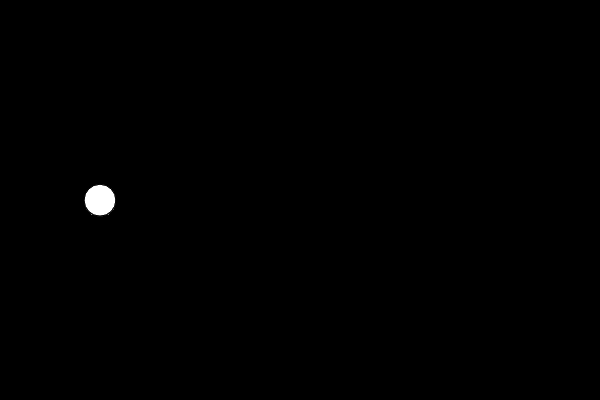
Frame 1 (no input)
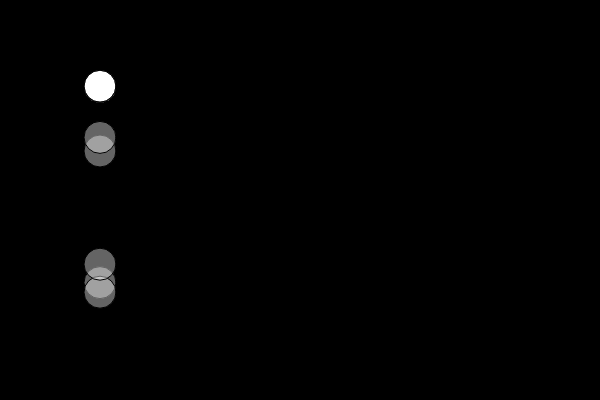
Frame 60 (no input)
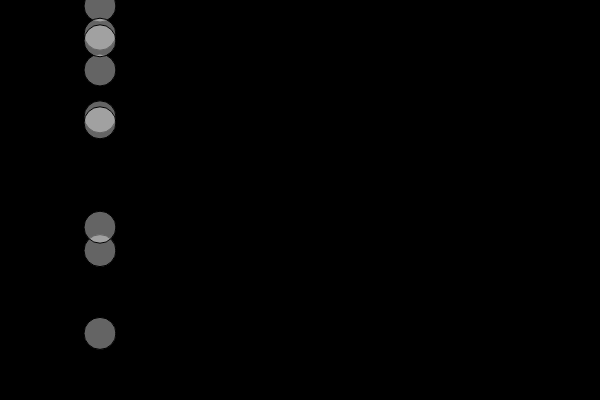
Frame 120 (the mouse pressed at the canvas centre since frame 60)

The p5.js sketch that drew these frames (run headless with seeded random() and noise() and a simulated clock; from frame 60 on, the mouse is pressed at the canvas centre):

// p5.js sketch
// ── sketch.js
var p = [];
var plength = 3;
var l = 100;
var birds = [];
var tempb = [];
var end = false;
var speed = 5;

function setup() {
  createCanvas(600, 400);
  for (var i=0; i<plength; i++) {
    p[i] = new Pillar();
    if (i > 0) {
      p[i].x += (i)* 300;
    }
  }
  for (var i=0; i<l; i++)
    birds[i] = new Bird();
  tempb = birds;
}

function draw() {
    for (var i=0; i<p.length; i++) {
      p[i].update();
      if (p[i].remove) {
        removePillar();
      }
    }
    for (var i=0; i<birds.length; i++) {
      birds[i].Collision(p);
      birds[i].update();
      var I = 0;
      if (p[0].x + p[0].w < birds[i].x)
        I = 1;

      var inputs = [];
      inputs[0] = birds[i].speed;
      inputs[1] = birds[i].y;
      inputs[2] = p[I].x-birds[i].x;
      inputs[3] = p[I].y1 - birds[i].y;
      inputs[4] = birds[i].y - p[I].y2;
      if (birds[i].n.estimate(inputs)[0] > 0.5) {
        if (birds[i].speed > 0)
          birds[i].speed = -4;
      }
      if (birds[i].endCondition()){ // TODO: delete the bird
        var t = removeBird(i);
        birds = t;
      }
    }
    if (birds.length == 0){
      NextGen();
    }


    background(0);
    for (var i=0; i<p.length; i++) {
      p[i].show();
    }
    for (var i=0; i<birds.length; i++)
      birds[i].show();

}


function removePillar() {
  for (var i=1; i<p.length; i++) {
    p[i-1] = p[i];
  }
  p[p.length-1] = new Pillar();
}

function removeBird(I) {
  var t = [];
  for(var i=0;i<I;i++)
    t[i] = birds[i];
  for (var i = I; i < birds.length - 1; i++) {
    t[i] = birds[i+1];
  }
  return t;
}

function NextGen(){
  //////////////////////New Birds/////////////////////

  birds = [];
  for (var i=0; i<l; i++)
    birds[i] = new Bird();
  for (var i=0; i<plength; i++) {
    p[i] = new Pillar();
    if (i > 0) {
      p[i].x += (i)* 300;
    }
  }
  reproduce();
  mutate();
  for (var i=0; i<l; i++)
    birds[i].n = brains[i];

  tempb = birds;

}

var brains = [];

function reproduce(){
  var sum = 0;
  for (b of tempb){
    sum+=b.score;
  }
  for (b of tempb){
    b.fitness = b.score / sum;
  }
  //=============Daca vrei sa te folosesti de ei sortati, folosesti asta
  // tempb.sort(function(a,b){
  //   return a.fitness - b.fitness;
  // });
  //====================================================================
  //console.log(tempb);



  for (var i=0; i< l; i++){
    brains[i] = tempb[i].n;
  }

  for (var i=0;i<l;i++){
    var a = chooseBird();
    var b = chooseBird();
    for (var x=0;x<tempb[0].n.m1.r;x++){
      for (var y=0;y<tempb[0].n.m1.c;y++){
        brains[i].m1.data[x][y] =
        (tempb[a].n.m1.data[x][y] +
          tempb[b].n.m1.data[x][y])/2;
      }
    }
    for (var x=0;x<tempb[0].n.m2.r;x++){
      for (var y=0;y<tempb[0].n.m2.c;y++){
        brains[i].m2.data[x][y] = (tempb[a].n.m2.data[x][y] + tempb[b].n.m2.data[x][y])/2;
      }
    }
    for (var x=0;x<tempb[0].n.bh.r;x++){
      for (var y=0;y<tempb[0].n.bh.c;y++){
        brains[i].bh.data[x][y] = (tempb[a].n.bh.data[x][y] + tempb[b].n.bh.data[x][y])/2;
      }
    }
    for (var x=0;x<tempb[0].n.bo.r;x++){
      for (var y=0;y<tempb[0].n.bo.c;y++){
        brains[i].bo.data[x][y] = (tempb[a].n.bo.data[x][y] + tempb[b].n.bo.data[x][y])/2;
      }
    }
  }
}


function chooseBird(){
  var r = random(0,1);
  var sum = 0;
  var j;
  for (j=0;j<l && sum < r;j++){
    sum+=tempb[j].fitness;
  }
  return j-1;
}

function mutate(){
  for (var i=0;i<l;i++){
    if (random(0,1) < 0.1){
      for (var x=0;x<tempb[0].n.m1.r;x++){
        for (var y=0;y<tempb[0].n.m1.c;y++){
          if (random(0,1) < 0.3)
          brains[i].m1.data[x][y] += random(-0.5,0.5);
        }
      }
      for (var x=0;x<tempb[0].n.m2.r;x++){
        for (var y=0;y<tempb[0].n.m2.c;y++){
          if (random(0,1) < 0.3)
          brains[i].m2.data[x][y] += random(-0.5,0.5);
        }
      }
      for (var x=0;x<tempb[0].n.bh.r;x++){
        for (var y=0;y<tempb[0].n.bh.c;y++){
          if (random(0,1) < 0.3)
          brains[i].bh.data[x][y] += random(-0.5,0.5);
        }
      }
      for (var x=0;x<tempb[0].n.bo.r;x++){
        for (var y=0;y<tempb[0].n.bo.c;y++){
          if (random(0,1) < 0.3)
          brains[i].bo.data[x][y] += random(-0.5,0.5);
        }
      }
    }
  }
}


class Bird {

  constructor() {
    this.x = 100;
    this.y = height/2;
    this.speed = 0;
    this.gravity = 0.2;
    this.limit = 5;
    this.score = 0;
    this.fitness = 0;
    this.end = false;
    this.n = new NeuralNetwork(5,4,1);
  }

  update() {
    this.speed += this.gravity;
    if (this.speed > this.limit)
      this.speed = this.limit;
    this.y += this.speed;
    this.score+=0.01;
  }

  show() {
    fill(255,255,255,100);
    ellipse(this.x, this.y, 32);
  }

  Collision(p) {
    for (var i=0; i<p.length; i++) {
      if ((this.x >= p[i].x && this.x <= (p[i].x+p[i].w)) && (this.y >= p[i].y2 || this.y <= p[i].y1)) {
        this.end = true;
      }
    }
    if (this.y > height || this.y < 0)
      this.end = true;
  }

  endCondition() {
    if (this.end){
      return true;
    }
    return false;
  }
}

class Pillar {

  constructor() {
    this.x = 900;
    this.w = 50;
    this.gap = 75;
    this.y1 = random(this.gap, height-2*this.gap);
    this.y2 = this.y1+this.gap;
    this.speed = 2;
    this. remove = false;
  }

  update(){
    this.x -= this.speed;
    if (this.x < -this.w){
      this.remove = true;
    }
  }

  show() {
    fill(255);
    rect(this.x, 0, this.w, this.y1);
    rect(this.x,this.y2,this.w,height-this.y2);
  }
}

// ── MyNeuralNetwork.js
class NeuralNetwork{

  constructor(a,b,c){

    this.inputs = a;
    this.hidden = b;
    this.outputs = c;
    this.lr = 0.75;

    this.m1 = new Matrix(this.inputs,this.hidden);
    this.m2 = new Matrix(this.hidden,this.outputs);

    this.bh = new Matrix(1,this.hidden);
    this.bo = new Matrix(1,this.outputs);
  }

  estimate (input){

    var out = [];

    var in_m = new Matrix(1,this.inputs);
    var out_m = new Matrix(1,this.outputs);
    in_m.data[0] = input;

    var hidden = product(in_m,this.m1);
    hidden.sum(this.bh);
    for (var i=0;i<hidden.r;i++){
      for (var j=0;j<hidden.c;j++){
        hidden.data[i][j] = sigmoid(hidden.data[i][j]);
      }
    }

    out_m = product(hidden,this.m2);
    out_m.sum(this.bo);
    for (var i=0;i<out_m.r;i++){
      for (var j=0;j<out_m.c;j++){
        out_m.data[i][j] = sigmoid(out_m.data[i][j]);
      }
    }
    out = out_m.data[0];
    return out;
  }

  evolve(input, tar){

    var out = [this.outputs];

    var in_m = new Matrix(1,this.inputs);
    var out_m = new Matrix(1,this.outputs);

    var err_bh = new Matrix(1,this.hidden);
    var err_bo = new Matrix(1,this.outputs);
    in_m.data[0] = input;

    var hidden = product(in_m,this.m1);

    hidden.sum(this.bh);
    for (var i=0;i<hidden.r;i++){
      for (var j=0;j<hidden.c;j++){
        hidden.data[i][j] = sigmoid(hidden.data[i][j]);
      }
    }

    out_m = product(hidden,this.m2);
    out_m.sum(this.bo);
    for (var i=0;i<out_m.r;i++){
      for (var j=0;j<out_m.c;j++){
        out_m.data[i][j] = sigmoid(out_m.data[i][j]);
      }
    }
    out = out_m.data[0];

    var err = new Matrix(1,this.outputs);
    var errors = [];

    for (var i=0;i<this.outputs;i++){
      errors[i] = tar[i]-out[i];

      err.data[0][i] = errors[i];
    }


    var h_err = product(this.m2,err.transpose());
    var h_errors = [];
    for (var i=0;i<h_err.r;i++){
      h_errors[i] = h_err.data[i][0];
    }
    var error_ho = new Matrix(this.m2.r,this.m2.c);


    for (var i=0;i<error_ho.r;i++){
      for (var j=0;j<error_ho.c;j++){
        error_ho.data[i][j] = this.lr * errors[j] * dsigmoid(out[j]) * hidden.data[0][i];
      }
    }


    var error_ih = new Matrix(this.m1.r,this.m1.c);

    for (var i=0;i<error_ih.r;i++){
      for (var j=0;j<error_ih.c;j++){
        error_ih.data[i][j] *= this.lr;
        error_ih.data[i][j] *= h_errors[j];
        error_ih.data[i][j] *= dsigmoid(hidden.data[0][j]);
        error_ih.data[i][j] *= input[i];
        }
    }

    for (var i=0;i<err_bo.r;i++){
      for (var j=0;j<err_bo.c;j++){
        err_bo.data[i][j] = this.lr * errors[j] * dsigmoid(out[j]);
      }
    }

    for (var i=0;i<err_bh.r;i++){
      for (var j=0;j<err_bh.c;j++){
        err_bh.data[i][j] *= this.lr;
        err_bh.data[i][j] *= h_errors[j];
        err_bh.data[i][j] *= dsigmoid(hidden.data[0][j]);
      }
    }

    for (var i=0;i<err_bh.r;i++){
      for (var j=0;j<err_bh.c;j++){
        this.bh.data[i][j]+=err_bh.data[i][j];
      }
    }

    for (var i=0;i<err_bo.r;i++){
      for (var j=0;j<err_bo.c;j++){
        this.bo.data[i][j] +=err_bo.data[i][j];
      }
    }


    for (var i=0;i<this.m1.r;i++){
      for (var j=0;j<this.m1.c;j++){
        this.m1.data[i][j] += error_ih.data[i][j];

      }
    }

    for (var i=0;i<this.m2.r;i++){
      for (var j=0;j<this.m2.c;j++){
        this.m2.data[i][j] += error_ho.data[i][j];
      }
    }

  }

}

class Matrix{

  constructor(r, c){
    this.r = r;
    this.c = c;
    this.data = createArray(r,c);
  }

  transpose(){

    var out = new Matrix(this.c,this.r);
    for (var i=0;i<this.r;i++){
      for (var j=0;j<this.c;j++){
        out.data[j][i] = this.data[i][j];
      }
    }
    return out;
  }

  sum(m){

   for (var i=0;i<this.r;i++){
      for (var j=0;j<this.c;j++){
        this.data[i][j] += m.data[i][j];
      }
    }
  }

  printData(){

    console.log(this.data);
  }

}

function createArray(r,c){

  var data = [];
  var temp = [];
  for (var i=0;i<r;i++){
    for (var j=0;j<c;j++){
      temp.push(random(-1,1));
    }
    data.push(temp);
    temp = [];
  }
  return data;
}

function product(m1, m2){

  var rezult = new Matrix(m1.r,m2.c);
  for (var i=0;i<rezult.r;i++){
    for (var k=0;k<rezult.c;k++){
      rezult.data[i][k] = 0;
    }
  }

  for (var i=0;i<m1.r;i++){
    for (var k=0;k<m2.c;k++){
      for (var j=0;j<m1.c;j++){
        rezult.data[i][k]+=m1.data[i][j]*m2.data[j][k];
      }
    }
  }
  return rezult;
}

function sigmoid(x){
  return 1/(1+exp(-x));
}
function dsigmoid(y){
  return y*(1-y);
}
